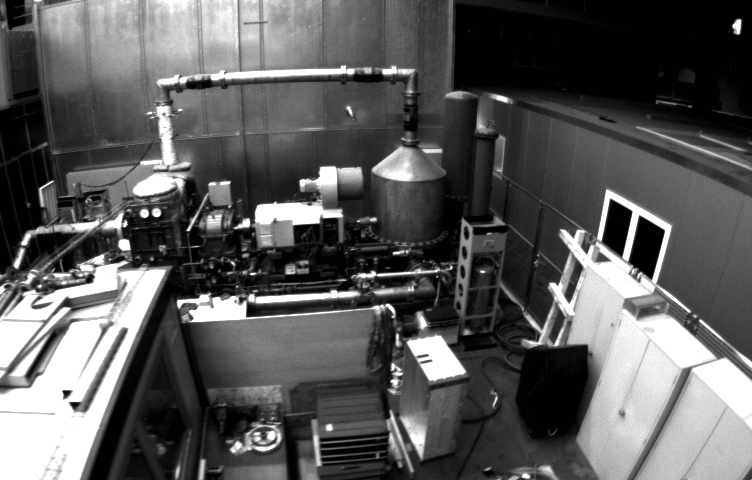
//> input picture two_image_pose_estimation/1403637188088318976.png, 752 x 480 px
$ ./OpenCVTest   (built with g++ and OpenCV 4)
//> lines starting //> are read from the running program, lines starting //| are printed output that depends on the picture
### include/extractandmatch.h
#include <opencv2/opencv.hpp>
#include <string>
#include <iostream>
#include <Eigen/Dense>
#include <fstream>


void featureMatchingRANSAC(cv::Mat& img1, cv::Mat& img2,
                           std::vector<cv::KeyPoint>& keypoints1, std::vector<cv::KeyPoint>& keypoints2,
                           std::vector<cv::DMatch>& matches, std::vector<cv::DMatch>& matchesRANSAC,
                           int featureCount, double ransacThreshold);

### include/ExtractAndMatch.h
#include <opencv2/opencv.hpp>
#include <string>
#include <iostream>
#include <Eigen/Dense>
#include <fstream>


void featureMatchingRANSAC(cv::Mat& img1, cv::Mat& img2,
                           std::vector<cv::KeyPoint>& keypoints1, std::vector<cv::KeyPoint>& keypoints2,
                           std::vector<cv::DMatch>& matches, std::vector<cv::DMatch>& matchesRANSAC,
                           int featureCount, double ransacThreshold);

### include/TestFunction.h
#include <iostream>
void add_print(int a, int b);

### src/ExtractAndMatch.cc

#include "include/ExtractAndMatch.h"
using namespace std;


void featureMatchingRANSAC(cv::Mat& img1, cv::Mat& img2,
                           std::vector<cv::KeyPoint>& keypoints1, std::vector<cv::KeyPoint>& keypoints2,
                           std::vector<cv::DMatch>& matches, std::vector<cv::DMatch>& matchesRANSAC,
                           int featureCount, double ransacThreshold) {
    cv::Ptr<cv::FeatureDetector> detector = cv::ORB::create(featureCount);
    cv::Ptr<cv::DescriptorExtractor> descriptor = cv::ORB::create();
    cv::Ptr<cv::DescriptorMatcher> matcher = cv::DescriptorMatcher::create(cv::DescriptorMatcher::BRUTEFORCE_HAMMING);

    detector->detect(img1, keypoints1);
    detector->detect(img2, keypoints2);

    cv::Mat descriptors1, descriptors2;
    descriptor->compute(img1, keypoints1, descriptors1);
    descriptor->compute(img2, keypoints2, descriptors2);

    matcher->match(descriptors1, descriptors2, matches);

    std::vector<cv::Point2f> points1, points2;
    for (size_t i = 0; i < matches.size(); i++) {
        points1.push_back(keypoints1[matches[i].queryIdx].pt);
        points2.push_back(keypoints2[matches[i].trainIdx].pt);
    }

    std::vector<uchar> inliers(points1.size(), 0);
    cv::Mat fundamental = cv::findFundamentalMat(points1, points2, inliers, cv::FM_RANSAC, ransacThreshold);

    for (size_t i = 0; i < inliers.size(); i++) {
        if (inliers[i]) {
            matchesRANSAC.push_back(matches[i]);
        }
    }
}

int main(int argc, char const *argv[])
{
    cv::Mat image1, image2;
    return 0;
}

### OpenCVTest.cc

#include <opencv2/opencv.hpp>
#include <string>
#include <iostream>
#include <Eigen/Dense>
#include <fstream>
#include "include/TestFunction.h"
#include "include/ExtractAndMatch.h"
using namespace std;

// [22 lines left out: function readAndInverse, not called in this run]

struct camera_param{

    std::string sensorType;
    std::string comment;
    cv::Mat T_BS;
    int rateHz;
    vector<int> resolution;
    std::string cameraModel;
    vector<double> intrinsics;
    std::string distortionModel;
    vector<double> distortionCoefficients;
};

void ReadParameter(camera_param& param, string yaml){

    cout << "yaml:" << yaml << endl;
    cv::FileStorage fs(yaml, cv::FileStorage::READ);

    if (!fs.isOpened()) {
        std::cout << "无法打开YAML文件" << std::endl;
        return;
    }
    // 读取数据
    // fs["sensor_type"] >> param.sensorType;
    // fs["comment"] >> param.comment;
    cv::Mat T;
    fs["T_BS"] >> T;
    // fs["rate_hz"] >> param.rateHz;
    fs["resolution"] >> param.resolution;
    // fs["camera_model"] >> param.cameraModel;
    fs["intrinsics"] >> param.intrinsics;
    // fs["distortion_model"] >> param.distortionModel;
    fs["distortion_coefficients"] >> param.distortionCoefficients;
    fs.release();
}


void undistortImage(const cv::Mat& distortedImage, const cv::Mat& cameraMatrix, cv::Mat& newCameraMatrix, const cv::Mat& distCoeffs, cv::Mat& undistortedImage)
{

    newCameraMatrix = cv::getOptimalNewCameraMatrix(cameraMatrix, distCoeffs, distortedImage.size(), 0);

    cv::Mat mapx, mapy;
    cv::Mat R = cv::Mat::eye(3, 3, CV_32F);
    cv::initUndistortRectifyMap(cameraMatrix, distCoeffs, R, newCameraMatrix, distortedImage.size(), CV_32FC1, mapx, mapy);
    cv::remap(distortedImage, undistortedImage, mapx, mapy, cv::INTER_LINEAR);
    mapx.release();
    mapy.release();
    R.release();
    return;
}

// [20 lines left out: function drawMatchesRANSAC, not called in this run]


int main(int argc, char const *argv[])
{
    /* code */
    camera_param param;
    // readAndInverse("/home/xreal/xreal/two_image_pose_estimation/1403637188088318976");
    ReadParameter(param, "/home/xreal/xreal/two_image_pose_estimation/sensor.yaml");
    string image_path("/home/xreal/xreal/two_image_pose_estimation/");
    cv::Mat image_1 = cv::imread(image_path + "1403637188088318976.png", cv::IMREAD_GRAYSCALE);
//> image_1 is the input picture: 480 rows x 752 cols, CV_8UC1; min 1, max 255, mean 90.8
    cv::Mat image_2 = cv::imread(image_path + "1403637189138319104.png", cv::IMREAD_GRAYSCALE);
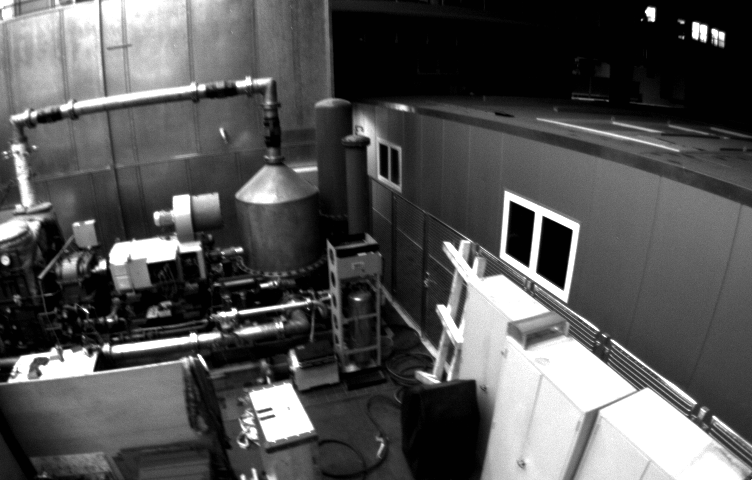
//> input picture two_image_pose_estimation/1403637189138319104.png, 752 x 480 px
//> image_2 is the input picture: 480 rows x 752 cols, CV_8UC1; min 1, max 255, mean 85.5

    cv::Mat distCoeffs(4, 1, CV_32F);

    for (int i = 0; i < 4; i++) {
        distCoeffs.at<float>(i) = param.distortionCoefficients[i];
    }
    cv::Mat CameraMatrix = cv::Mat::zeros(3, 3, CV_32F);
    CameraMatrix.at<float>(0, 0) = param.intrinsics[0];
    CameraMatrix.at<float>(1, 1) = param.intrinsics[1];
    CameraMatrix.at<float>(0, 2) = param.intrinsics[2];
    CameraMatrix.at<float>(1, 2) = param.intrinsics[3];
    CameraMatrix.at<float>(2, 2) = 1;
    cv::Mat undistortedImage1;
    cv::Mat undistortedImage2;
    cv::Mat newCameraMatrix;
    undistortImage(image_1, CameraMatrix, newCameraMatrix, distCoeffs, undistortedImage1);
//> in undistortImage, `cv::remap(distortedImage, undistortedImage, mapx, mapy, cv::INTER_LINE..`:
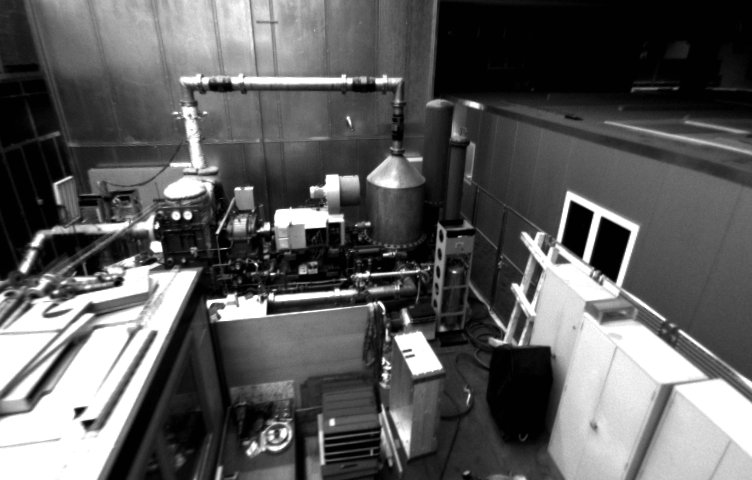
//> undistortedImage: 480 rows x 752 cols, CV_8UC1; min 1, max 255, mean 92.5
//> newCameraMatrix = [[356.3, 0, 363], [0, 418.2, 250.3], [0, 0, 1]]
    undistortImage(image_2, CameraMatrix, newCameraMatrix, distCoeffs, undistortedImage2);
//> in undistortImage (call 2), `cv::remap(distortedImage, undistortedImage, mapx, mapy, cv::INTER_LINE..`:
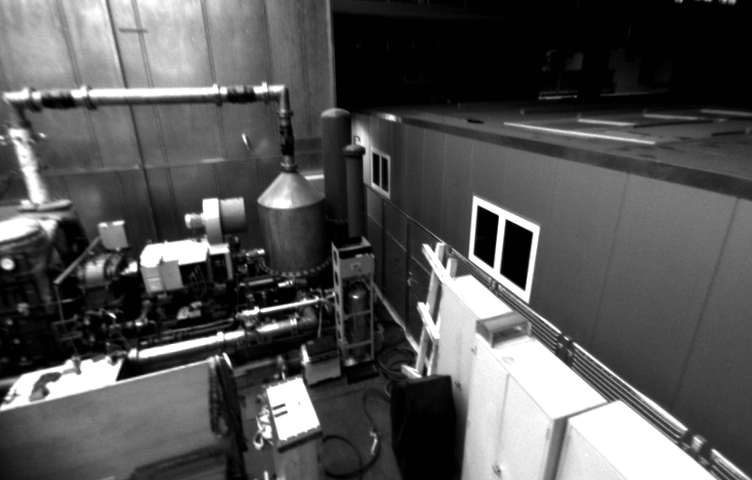
//> undistortedImage: 480 rows x 752 cols, CV_8UC1; min 1, max 255, mean 85.5
    // 扣出了中间区域
    // cv::undistort(image, undistortedImage1, CameraMatrix, distCoeffs);
    std::vector<cv::KeyPoint> keypoints1, keypoints2;
    std::vector<cv::DMatch> matches, matchesRANSAC;

    // cv::undistortPoints();
    // cv::undistortPoints();
    string path = "/home/xreal/xreal/two_image_pose_estimation/";

    int featureCount = 1000;  // 特征点数量
    double ransacThreshold = 1.5;  // RANSAC阈值

    featureMatchingRANSAC(undistortedImage1, undistortedImage2, keypoints1, keypoints2, matches, matchesRANSAC, featureCount, ransacThreshold);
//> in featureMatchingRANSAC, `detector->detect(img1, keypoints1);`: keypoints1 = 1000 keypoints; strongest (x, y, size): (175, 216, 53.6), (572, 204, 77.1), (603, 221, 92.6), (606, 222, 111.1)
//> in featureMatchingRANSAC, `detector->detect(img2, keypoints2);`: keypoints2 = 1000 keypoints; strongest (x, y, size): (490, 260, 92.6), (490, 261, 77.1), (509, 226, 111.1), (511, 224, 92.6)
//> in featureMatchingRANSAC, `matcher->match(descriptors1, descriptors2, matches);`: matches = 1000 matches
//> after the loop in featureMatchingRANSAC, `for (size_t i = 0; i < matches.size(); i++)`: points1 = 1000 Points (x, y), first 12: [184, 213], [562, 244], [276, 210], [152, 242], [228, 295], [154, 222], [218, 311], [593, 212], [124, 268], [56, 291], [179, 214], [301, 273]; points2 = 1000 Points (x, y), first 12: [386, 116], [532, 233], [301, 378.7], [100.8, 224.4], [101, 225], [469.4, 275.9], [440.4, 243.9], [498, 216], [258, 442], [470.7, 255.1], [261.6, 423.6], [179, 317]
//> in featureMatchingRANSAC, `cv::Mat fundamental = cv::findFundamentalMat(points1, points2, inliers..`: inliers = 1000 values, max 1 at index 7, min 0 at index 0, mean 0.218; fundamental = [[1.83e-06, 1.05e-05, 0.00464], [1.05e-06, -5.21e-06, 0.0337], [-0.00603, -0.0402, 1]]
//> after the loop in featureMatchingRANSAC, `for (size_t i = 0; i < inliers.size(); i++)`: matchesRANSAC = 218 matches
//> matches = 1000 matches; matchesRANSAC = 218 matches

    // drawMatchesRANSAC(undistortedImage1, keypoints1, undistortedImage2, keypoints2, matches, matchesRANSAC);

//> (the run ends here: the program needs code that is not available in this run, at `solvePose(keypoints1, keypoints2, matches, newCameraMatrix);`)
